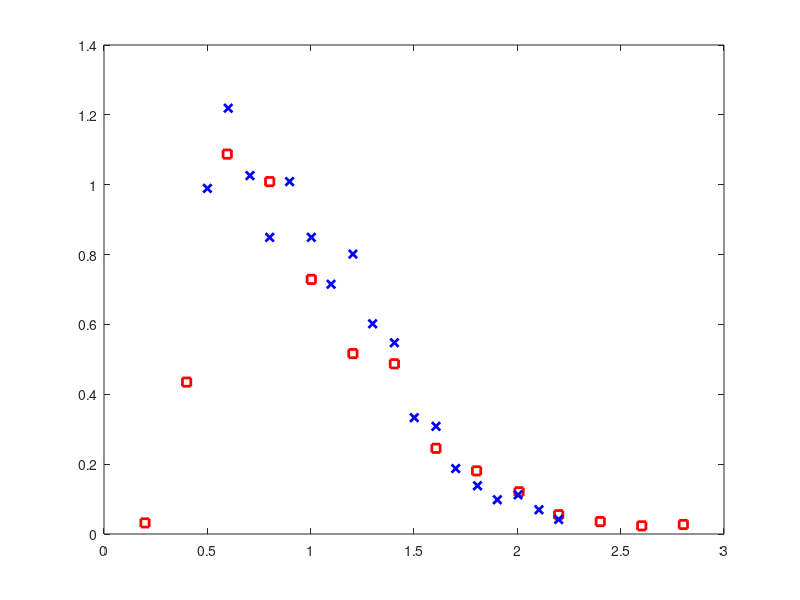

Write the MATLAB code that produced this figure. (Note: this script raises an error after producing the figure.)
% 本代码用于对stat文件夹中保存的各项统计数据进行合并绘图
clear,clc
stat_dir = 'stat';

re_tau = 180;
ratio = [1,2,5,10];%百分位数

re_5210.di_less_dia = [0.19847	0.39978	0.59622	0.80178	1.00309	1.2044	1.4051	1.60641	1.80286	2.00842	2.2	2.40131	2.60201	2.80332];
re_5210.pdf = [0.03176	0.43487	1.08767	1.00889	0.72896	0.51658	0.48737	0.24535	0.18075	0.12084	0.05521	0.03559	0.0234	0.02726];

re_7810.di_less_dia = [0.50013	0.60108	0.7063	0.80178	0.89788	1.00309	1.09858	1.2044	1.29989	1.4051	1.5012	1.60641	1.7019	1.80711	1.90321	2.00356	2.10451	2.2];
re_7810.pdf = [0.9895	1.21899	1.02616	0.8493	1.00889	0.8493	0.71496	0.80128	0.60186	0.54754	0.33304	0.30817	0.18744	0.13809	0.09809	0.11209	0.06952	0.04147];


figure;
    plot(re_5210.di_less_dia,re_5210.pdf,'rs',"LineWidth",2,"DisplayName",'Re = 5210 (Exp.)')
    hold on
    plot(re_7810.di_less_dia,re_7810.pdf,'bx',"LineWidth",2,"DisplayName",'Re = 7810 (Exp.)')





for i = 1:4
    filename =fullfile(stat_dir,['stat_re_tau_',num2str(re_tau),'_DNS_one_para_baseline_ratio_',num2str(ratio(i)),'.mat']);
    load(filename)
    mean_size(i) = mean(data_of_droplets);
    if(1)% 重新计算PDF
        edges = [0.02:0.05:1.04 1.05:0.1:3, inf];  % 最后一个分箱捕获所有极值
        [counts, edges] = histcounts(data_of_droplets/mean_size(i), edges,"Normalization","pdf");
        centers = edges(1:end-1) + diff(edges)/2;
    end
    plot(centers*mean_size(i)/mean_size(1), counts, 'LineWidth', 1.5,DisplayName=['Theory, eta = ',num2str(ratio(i)),'%']);
end

filename =fullfile(stat_dir,'19_Jun_2025_17_38_30.mat');
load(filename);
plot(centers,counts,'LineWidth', 1.5,DisplayName='Random Perturbation');

legend();
hold off
set(gca, 'YScale', 'log');
% set(gca, 'XScale', 'log');
legend();
% title(['Final Droplets Size Distribution with Mean Value = ',num2str(mean(data_of_droplets),'%.5e')]);
xlabel('Droplet Size $D/\langle D\rangle$','Interpreter','latex');
xlim([0 4])
ylabel('PDF');
